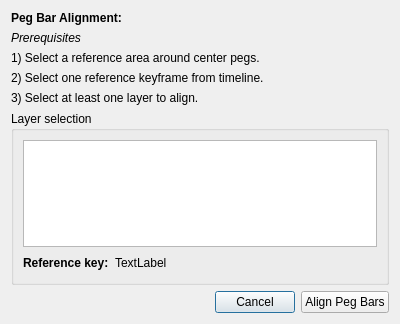
<?xml version="1.0" encoding="UTF-8"?>
<ui version="4.0">
 <class>PegBarAlignmentDialog</class>
 <widget class="QDialog" name="PegBarAlignmentDialog">
  <property name="geometry">
   <rect>
    <x>0</x>
    <y>0</y>
    <width>400</width>
    <height>324</height>
   </rect>
  </property>
  <property name="windowTitle">
   <string>Peg bar Alignment</string>
  </property>
  <property name="windowIcon">
   <iconset resource="../data/app.qrc">
    <normaloff>:/icons/icon.png</normaloff>:/icons/icon.png</iconset>
  </property>
  <layout class="QVBoxLayout" name="verticalLayout_3">
   <item>
    <widget class="QLabel" name="labHeader">
     <property name="font">
      <font>
       <weight>75</weight>
       <bold>true</bold>
      </font>
     </property>
     <property name="text">
      <string>Peg Bar Alignment:</string>
     </property>
    </widget>
   </item>
   <item>
    <layout class="QVBoxLayout" name="verticalLayout">
     <item>
      <widget class="QLabel" name="labSelectHeader">
       <property name="font">
        <font>
         <weight>50</weight>
         <italic>true</italic>
         <bold>false</bold>
        </font>
       </property>
       <property name="text">
        <string>Prerequisites</string>
       </property>
      </widget>
     </item>
     <item>
      <widget class="QLabel" name="labSelectCenterPegs">
       <property name="text">
        <string>1) Select a reference area around center pegs.</string>
       </property>
      </widget>
     </item>
     <item>
      <widget class="QLabel" name="labSelectRefKeyframe">
       <property name="text">
        <string>2) Select one reference keyframe from timeline.</string>
       </property>
      </widget>
     </item>
     <item>
      <widget class="QLabel" name="labSelectLayers">
       <property name="text">
        <string>3) Select at least one layer to align.</string>
       </property>
      </widget>
     </item>
    </layout>
   </item>
   <item>
    <widget class="QGroupBox" name="groupBox">
     <property name="title">
      <string>Layer selection</string>
     </property>
     <layout class="QVBoxLayout" name="verticalLayout_2">
      <item>
       <widget class="QListWidget" name="lwLayers">
        <property name="selectionMode">
         <enum>QAbstractItemView::MultiSelection</enum>
        </property>
       </widget>
      </item>
      <item>
       <layout class="QHBoxLayout" name="horizontalLayout">
        <item>
         <widget class="QLabel" name="labRefText">
          <property name="font">
           <font>
            <weight>75</weight>
            <bold>true</bold>
           </font>
          </property>
          <property name="text">
           <string>Reference key:</string>
          </property>
         </widget>
        </item>
        <item>
         <widget class="QLabel" name="labRefKey">
          <property name="text">
           <string>TextLabel</string>
          </property>
         </widget>
        </item>
        <item>
         <spacer name="horizontalSpacer">
          <property name="orientation">
           <enum>Qt::Horizontal</enum>
          </property>
          <property name="sizeHint" stdset="0">
           <size>
            <width>40</width>
            <height>20</height>
           </size>
          </property>
         </spacer>
        </item>
       </layout>
      </item>
     </layout>
    </widget>
   </item>
   <item>
    <layout class="QHBoxLayout" name="horizontalLayout_2">
     <item>
      <spacer name="horizontalSpacer_2">
       <property name="orientation">
        <enum>Qt::Horizontal</enum>
       </property>
       <property name="sizeHint" stdset="0">
        <size>
         <width>40</width>
         <height>20</height>
        </size>
       </property>
      </spacer>
     </item>
     <item>
      <widget class="QPushButton" name="btnCancel">
       <property name="text">
        <string>Cancel</string>
       </property>
      </widget>
     </item>
     <item>
      <widget class="QPushButton" name="btnAlign">
       <property name="text">
        <string>Align Peg Bars</string>
       </property>
      </widget>
     </item>
    </layout>
   </item>
  </layout>
 </widget>
 <resources>
  <include location="../data/app.qrc"/>
 </resources>
 <connections>
  <connection>
   <sender>btnCancel</sender>
   <signal>clicked()</signal>
   <receiver>PegBarAlignmentDialog</receiver>
   <slot>close()</slot>
   <hints>
    <hint type="sourcelabel">
     <x>248</x>
     <y>305</y>
    </hint>
    <hint type="destinationlabel">
     <x>199</x>
     <y>163</y>
    </hint>
   </hints>
  </connection>
 </connections>
</ui>
